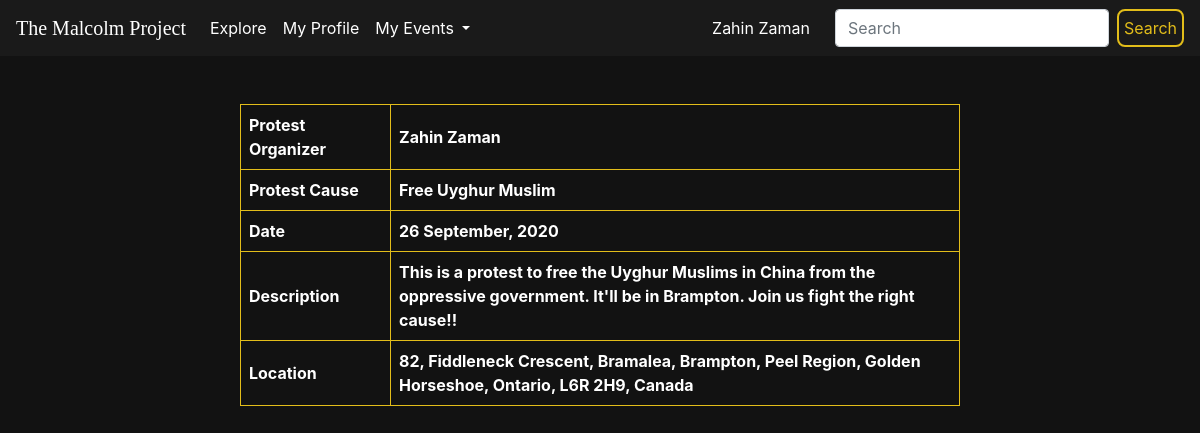
Before: /event/3 (signed in) with the older database file.
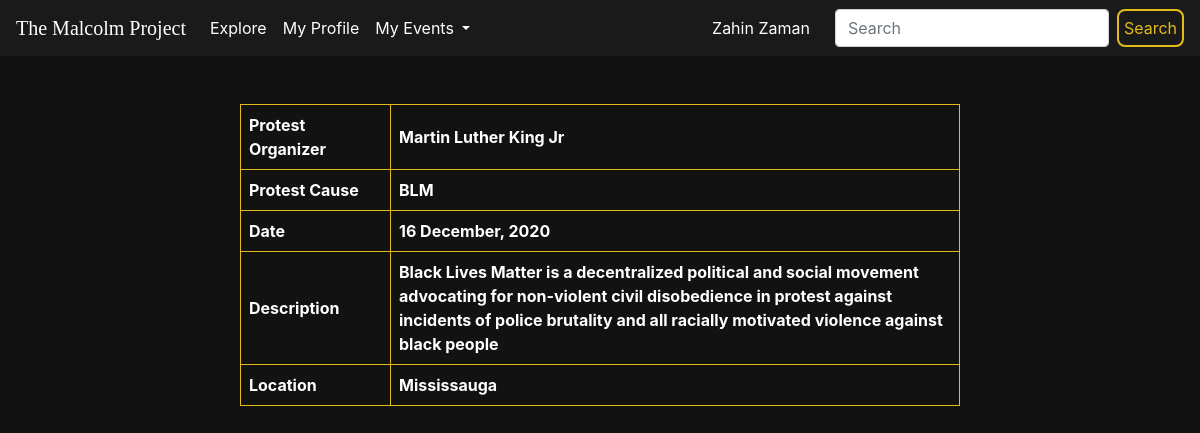
After: the same page with the newer database file.
### app.py (models this page shows, shortened)
class User(db.Model):
    id = db.Column(db.Integer, primary_key = True)
    fname = db.Column(db.String(150))
    lname = db.Column(db.String(150))
    email = db.Column(db.String(150))
    pword = db.Column(db.String(150))
    events = db.relationship("Event", backref = "user")

class Event(db.Model):
    id = db.Column(db.Integer, primary_key = True)
    userid = db.Column(db.Integer, db.ForeignKey("user.id"))
    cause = db.Column(db.String(500))
    description = db.Column(db.String(5000))
    addr = db.Column(db.String(500))
    addr_lat = db.Column(db.Float())
    addr_long = db.Column(db.Float())
    date = db.Column(db.DateTime)

### app.py (the view)
@app.route("/event/<event_id>")
def event(event_id):
    foundEvent = Event.query.filter_by(id = event_id).first()
    foundUser = User.query.filter_by(id = foundEvent.userid).first()
    fname = ""
    lname = ""
    events = []
    if "email" in session:
        currUser = User.query.filter_by(email = session["email"]).first()
        fname = currUser.fname
        lname = currUser.lname
        events = currUser.events
    return render_template("event.html", fname = fname, lname = lname, events = events, user = str(foundUser.fname + " " + foundUser.lname), cause = foundEvent.cause, description = foundEvent.description, addr = foundEvent.addr, addr_lat = foundEvent.addr_lat, addr_long = foundEvent.addr_long, date = foundEvent.date.strftime("%d %B, %Y"))

### templates/event.html (shortened to what this page needs)
{% extends "base.html" %}
{% block name %}{{fname}} {{lname}}{% endblock %}
{% block content %}
    <div style="width: 60%; margin: 0 auto; padding-top: 20px; padding-bottom: 20px;">
        <table>
            <tr>
                <th width = 150px>
                    Protest Organizer
                </th>
                <th>
                    {{user}}
                </th>
            </tr>
            <tr>
                <th>
                    Protest Cause
                </th>
                <th>
                    {{cause}}
                </th>
            </tr>
            <tr>
                <th>
                    Date
                </th>
                <th>
                    {{date}}
                </th>
            </tr>
            <tr>
                <th>
                    Description
                </th>
                <th>
                    {{description}}
                </th>
            </tr>
            <tr>
                <th>
                    Location
                </th>
                <th>
                    {{addr}}
                </th>
            </tr>
        </table>
    </div>
    <div id="googleMap" style="margin: 0 auto; width:60%; height:400px;"></div>
{% endblock %}

### templates/base.html (shortened to what this page needs)
<!DOCTYPE html>
<html>
    <head>
        <link rel="stylesheet" href="https://stackpath.bootstrapcdn.com/bootstrap/4.5.2/css/bootstrap.min.css">
        <link rel = "stylesheet" type = "text/css" href = "{{url_for('static', filename = 'styles_base.css')}}">
    </head>
    <body>
        <nav class="navbar navbar-expand-lg navbar-dark" style="background-color: rgb(26, 26, 26);">
            <a class="navbar-brand" href="/" style= "font-family: 'Georgia';">The Malcolm Project</a>
            <div class="collapse navbar-collapse" id="navbarSupportedContent">
              <ul class="navbar-nav mr-auto">
                <li class="nav-item active">
                  <a class="nav-link" href="/explore/">Explore</a>
                </li>
                <li class="nav-item active">
                  <a class="nav-link" href="#">My Profile</a>
                </li>
                <li class="nav-item active dropdown">
                  <a class="nav-link dropdown-toggle" href="#" id="navbarDropdown" role="button" data-toggle="dropdown" aria-haspopup="true" aria-expanded="false">
                    My Events
                  </a>
                </li>
              </ul>
              <a class = "nav-link" href="#">{% block name %}{% endblock %}&nbsp;&nbsp;</a>
              <form class="form-inline my-2 my-lg-0">
                <input class="form-control mr-sm-2" type="search" placeholder="Search" aria-label="Search">
                <button class="mybutton" type="submit">Search</button>
              </form>
            </div>
          </nav>
        <h1 style="padding-top: 20px; padding-left: 20px;">{% block header %}{% endblock %}</h1>
        {% block content %}
        {% endblock %}
    </body>
</html>

### static/styles_base.css (style rules this page uses)
body { background-color: rgb(18, 18, 18); }
h1 { color: white; }
a.nav-link { color: white !important; }
.mybutton { text-decoration: none !important; padding: 5px; color: rgb(226, 189, 26); background-color: rgb(26, 26, 26); border-style: solid; border-color: rgb(226, 189, 26); border-radius: 8px; transition: 0.3s; }
table { color: white; border-collapse: collapse; width: 100%; }
td, th { border: 1px solid rgb(226, 189, 26); text-align: left; padding: 8px; }

Changed rows visible on the page:
changed Event: cause "Free Uyghur Muslim" → "BLM"; description "This is a protest to free the Uyghur Muslims in China from the oppressive government. It'll be in Brampton. Join us fight the right cause!!" → "Black Lives Matter is a decentralized political and social movement advocating for non-violent civil disobedience in protest against incidents of police brutality and all racially motivated violence against black people"; addr "82, Fiddleneck Crescent, Bramalea, Brampton, Peel Region, Golden Horseshoe, Ontario, L6R 2H9, Canada" → "Mississauga"
Other visible differences:
{{ user }}: "Zahin Zaman" → "Martin Luther King Jr"
{{ date }}: "26 September, 2020" → "16 December, 2020"
